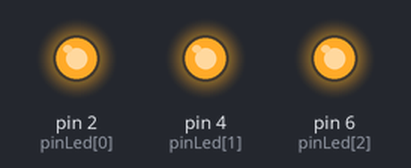
Simulated run of this sketch. Board: Arduino Uno, built with avr-gcc and run on an emulated ATmega328P. On the bench: output pins drawn as LEDs (lit = HIGH).

Above: at 0.5 s.
At 1.6 s:
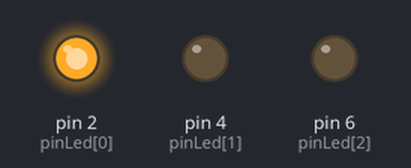
At 3.8 s:
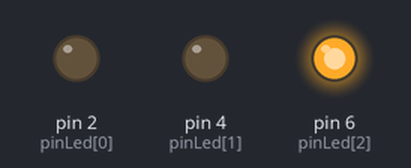
At 9.15 s:
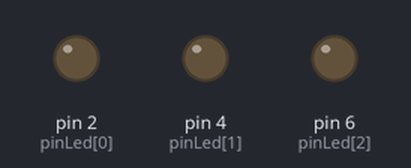
At 14.3 s:
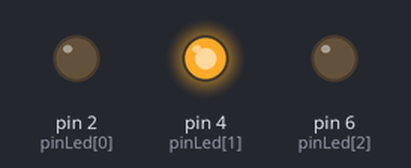
Timing chart, 0 to 15.1 s (numbered marks = the images above):
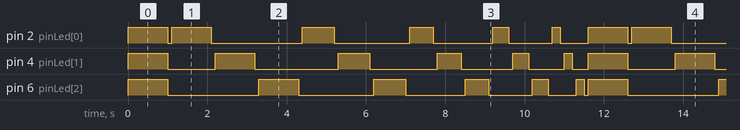

The sketch:

sketch_6-3_3led_tableau.ino
```cpp
int  pinLed[3] = {2, 4, 6}; //déclaration et initialisation du tableau
void setup(){
  //Boucle d'initialisation des modes et mise à 0V
  for (int i = 0; i < 3; i++){
    pinMode(pinLed[i], OUTPUT); //on utilise les valeurs du tableau
    digitalWrite(pinLed[i], LOW); // l'une après l'autre
  }
}
void loop(){
  //on allume les 3 LED (ici en utilisant une boucle)
  for (int i = 0; i < 3; i++) {
    digitalWrite(pinLed[i], HIGH);// on allume chaque led
  }
  delay(1000); //pendant 1 seconde
  //puis on les éteint brièvement
  digitalWrite(pinLed[0],LOW); // on éteint la 1
  digitalWrite(pinLed[1], LOW); // on éteint la 2
  digitalWrite(pinLed[2],LOW); // on éteint la 3
  delay(100);//délai bref

  //Boucle pour diminuer le temps d’allumage des LED
  for (int temps = 1000; temps >= 200; temps -= 200) {
    //Les trois LED sont éteintes
    for (int i = 0; i < 3; i++) {
      // t pour parcourir le tableau
      digitalWrite(pinLed[i], HIGH);//on allume la LED correspondante
      delay(temps); // pendant la valeur de temps
      digitalWrite(pinLed[i], LOW); //on éteint la correspondante
      delay(100); // court délai pendant lequel les 3 LED sont éteintes
    }
    // 3 LED allumées pendant une durée “temps”, boucle reprend décrémentée
  }
}
```

Measured:
- by itself, pin 2 (pinLed[0]): repeats every 11.6 s: LOW 0.10 s, HIGH 1.0 s, LOW 2.3 s, HIGH 0.80 s, LOW 1.9 s, HIGH 0.60 s, LOW 1.5 s, HIGH 0.40 s, LOW 1.1 s, HIGH 0.20 s, LOW 0.70 s, HIGH 1.0 s
- by itself, pin 4 (pinLed[1]): repeats every 11.6 s: LOW 1.2 s, HIGH 1.0 s, LOW 2.1 s, HIGH 0.80 s, LOW 1.7 s, HIGH 0.60 s, LOW 1.3 s, HIGH 0.40 s, LOW 0.90 s, HIGH 0.20 s, LOW 0.40 s, HIGH 1.0 s
- by itself, everything shown: repeats every 11.6 s, in 32 steps
